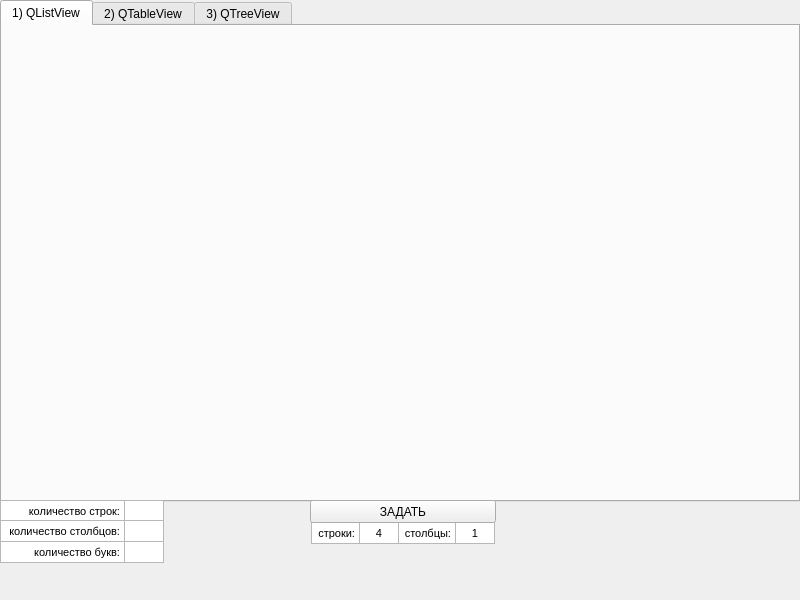
<?xml version="1.0" encoding="UTF-8"?>
<ui version="4.0">
 <class>MainWindow</class>
 <widget class="QMainWindow" name="MainWindow">
  <property name="geometry">
   <rect>
    <x>0</x>
    <y>0</y>
    <width>800</width>
    <height>600</height>
   </rect>
  </property>
  <property name="windowTitle">
   <string>MainWindow</string>
  </property>
  <widget class="QWidget" name="centralwidget">
   <widget class="QTabWidget" name="tabWidget">
    <property name="geometry">
     <rect>
      <x>0</x>
      <y>0</y>
      <width>800</width>
      <height>502</height>
     </rect>
    </property>
    <property name="currentIndex">
     <number>0</number>
    </property>
    <widget class="QWidget" name="tabWidgetPage1" native="true">
     <attribute name="title">
      <string>1) QListView</string>
     </attribute>
    </widget>
    <widget class="QWidget" name="tabWidgetPage2" native="true">
     <attribute name="title">
      <string>2) QTableView</string>
     </attribute>
    </widget>
    <widget class="QWidget" name="tabWidgetPage3">
     <attribute name="title">
      <string>3) QTreeView</string>
     </attribute>
    </widget>
   </widget>
   <widget class="QTextBrowser" name="textBrowser_3">
    <property name="geometry">
     <rect>
      <x>124</x>
      <y>520</y>
      <width>40</width>
      <height>22</height>
     </rect>
    </property>
    <property name="verticalScrollBarPolicy">
     <enum>Qt::ScrollBarAlwaysOff</enum>
    </property>
    <property name="horizontalScrollBarPolicy">
     <enum>Qt::ScrollBarAlwaysOff</enum>
    </property>
   </widget>
   <widget class="QTextBrowser" name="textBrowser_7">
    <property name="geometry">
     <rect>
      <x>124</x>
      <y>541</y>
      <width>40</width>
      <height>22</height>
     </rect>
    </property>
    <property name="verticalScrollBarPolicy">
     <enum>Qt::ScrollBarAlwaysOff</enum>
    </property>
    <property name="horizontalScrollBarPolicy">
     <enum>Qt::ScrollBarAlwaysOff</enum>
    </property>
   </widget>
   <widget class="QTextBrowser" name="textBrowser_4">
    <property name="geometry">
     <rect>
      <x>124</x>
      <y>500</y>
      <width>40</width>
      <height>21</height>
     </rect>
    </property>
    <property name="verticalScrollBarPolicy">
     <enum>Qt::ScrollBarAlwaysOff</enum>
    </property>
    <property name="horizontalScrollBarPolicy">
     <enum>Qt::ScrollBarAlwaysOff</enum>
    </property>
   </widget>
   <widget class="QTextBrowser" name="textBrowser">
    <property name="geometry">
     <rect>
      <x>0</x>
      <y>500</y>
      <width>125</width>
      <height>22</height>
     </rect>
    </property>
    <property name="font">
     <font>
      <pointsize>12</pointsize>
      <weight>75</weight>
      <bold>true</bold>
     </font>
    </property>
    <property name="layoutDirection">
     <enum>Qt::LeftToRight</enum>
    </property>
    <property name="verticalScrollBarPolicy">
     <enum>Qt::ScrollBarAlwaysOff</enum>
    </property>
    <property name="horizontalScrollBarPolicy">
     <enum>Qt::ScrollBarAlwaysOff</enum>
    </property>
    <property name="html">
     <string>&lt;!DOCTYPE HTML PUBLIC &quot;-//W3C//DTD HTML 4.0//EN&quot; &quot;http://www.w3.org/TR/REC-html40/strict.dtd&quot;&gt;
&lt;html&gt;&lt;head&gt;&lt;meta name=&quot;qrichtext&quot; content=&quot;1&quot; /&gt;&lt;style type=&quot;text/css&quot;&gt;
p, li { white-space: pre-wrap; }
&lt;/style&gt;&lt;/head&gt;&lt;body style=&quot; font-family:'MS Shell Dlg 2'; font-size:12pt; font-weight:600; font-style:normal;&quot;&gt;
&lt;p align=&quot;right&quot; style=&quot; margin-top:0px; margin-bottom:0px; margin-left:0px; margin-right:0px; -qt-block-indent:0; text-indent:0px;&quot;&gt;&lt;span style=&quot; font-size:8.25pt; font-weight:400;&quot;&gt;количество строк:&lt;/span&gt;&lt;/p&gt;&lt;/body&gt;&lt;/html&gt;</string>
    </property>
   </widget>
   <widget class="QTextBrowser" name="textBrowser_6">
    <property name="geometry">
     <rect>
      <x>0</x>
      <y>541</y>
      <width>125</width>
      <height>22</height>
     </rect>
    </property>
    <property name="font">
     <font>
      <pointsize>12</pointsize>
      <weight>75</weight>
      <bold>true</bold>
     </font>
    </property>
    <property name="verticalScrollBarPolicy">
     <enum>Qt::ScrollBarAlwaysOff</enum>
    </property>
    <property name="horizontalScrollBarPolicy">
     <enum>Qt::ScrollBarAlwaysOff</enum>
    </property>
    <property name="html">
     <string>&lt;!DOCTYPE HTML PUBLIC &quot;-//W3C//DTD HTML 4.0//EN&quot; &quot;http://www.w3.org/TR/REC-html40/strict.dtd&quot;&gt;
&lt;html&gt;&lt;head&gt;&lt;meta name=&quot;qrichtext&quot; content=&quot;1&quot; /&gt;&lt;style type=&quot;text/css&quot;&gt;
p, li { white-space: pre-wrap; }
&lt;/style&gt;&lt;/head&gt;&lt;body style=&quot; font-family:'MS Shell Dlg 2'; font-size:12pt; font-weight:600; font-style:normal;&quot;&gt;
&lt;p align=&quot;right&quot; style=&quot; margin-top:0px; margin-bottom:0px; margin-left:0px; margin-right:0px; -qt-block-indent:0; text-indent:0px;&quot;&gt;&lt;span style=&quot; font-size:8.25pt; font-weight:400;&quot;&gt;количество букв:&lt;/span&gt;&lt;/p&gt;&lt;/body&gt;&lt;/html&gt;</string>
    </property>
   </widget>
   <widget class="QTextBrowser" name="textBrowser_2">
    <property name="geometry">
     <rect>
      <x>0</x>
      <y>520</y>
      <width>125</width>
      <height>22</height>
     </rect>
    </property>
    <property name="font">
     <font>
      <pointsize>12</pointsize>
      <weight>75</weight>
      <bold>true</bold>
     </font>
    </property>
    <property name="verticalScrollBarPolicy">
     <enum>Qt::ScrollBarAlwaysOff</enum>
    </property>
    <property name="horizontalScrollBarPolicy">
     <enum>Qt::ScrollBarAlwaysOff</enum>
    </property>
    <property name="html">
     <string>&lt;!DOCTYPE HTML PUBLIC &quot;-//W3C//DTD HTML 4.0//EN&quot; &quot;http://www.w3.org/TR/REC-html40/strict.dtd&quot;&gt;
&lt;html&gt;&lt;head&gt;&lt;meta name=&quot;qrichtext&quot; content=&quot;1&quot; /&gt;&lt;style type=&quot;text/css&quot;&gt;
p, li { white-space: pre-wrap; }
&lt;/style&gt;&lt;/head&gt;&lt;body style=&quot; font-family:'MS Shell Dlg 2'; font-size:12pt; font-weight:600; font-style:normal;&quot;&gt;
&lt;p align=&quot;right&quot; style=&quot; margin-top:0px; margin-bottom:0px; margin-left:0px; margin-right:0px; -qt-block-indent:0; text-indent:0px;&quot;&gt;&lt;span style=&quot; font-size:8.25pt; font-weight:400;&quot;&gt;количество столбцов:&lt;/span&gt;&lt;/p&gt;&lt;/body&gt;&lt;/html&gt;</string>
    </property>
   </widget>
   <widget class="QTextEdit" name="textEdit_5">
    <property name="geometry">
     <rect>
      <x>359</x>
      <y>522</y>
      <width>40</width>
      <height>22</height>
     </rect>
    </property>
    <property name="verticalScrollBarPolicy">
     <enum>Qt::ScrollBarAlwaysOff</enum>
    </property>
    <property name="horizontalScrollBarPolicy">
     <enum>Qt::ScrollBarAlwaysOff</enum>
    </property>
    <property name="html">
     <string>&lt;!DOCTYPE HTML PUBLIC &quot;-//W3C//DTD HTML 4.0//EN&quot; &quot;http://www.w3.org/TR/REC-html40/strict.dtd&quot;&gt;
&lt;html&gt;&lt;head&gt;&lt;meta name=&quot;qrichtext&quot; content=&quot;1&quot; /&gt;&lt;style type=&quot;text/css&quot;&gt;
p, li { white-space: pre-wrap; }
&lt;/style&gt;&lt;/head&gt;&lt;body style=&quot; font-family:'MS Shell Dlg 2'; font-size:8.25pt; font-weight:400; font-style:normal;&quot;&gt;
&lt;p align=&quot;center&quot; style=&quot; margin-top:0px; margin-bottom:0px; margin-left:0px; margin-right:0px; -qt-block-indent:0; text-indent:0px;&quot;&gt;4&lt;/p&gt;&lt;/body&gt;&lt;/html&gt;</string>
    </property>
   </widget>
   <widget class="QTextEdit" name="textEdit_8">
    <property name="geometry">
     <rect>
      <x>455</x>
      <y>522</y>
      <width>40</width>
      <height>22</height>
     </rect>
    </property>
    <property name="verticalScrollBarPolicy">
     <enum>Qt::ScrollBarAlwaysOff</enum>
    </property>
    <property name="horizontalScrollBarPolicy">
     <enum>Qt::ScrollBarAlwaysOff</enum>
    </property>
    <property name="html">
     <string>&lt;!DOCTYPE HTML PUBLIC &quot;-//W3C//DTD HTML 4.0//EN&quot; &quot;http://www.w3.org/TR/REC-html40/strict.dtd&quot;&gt;
&lt;html&gt;&lt;head&gt;&lt;meta name=&quot;qrichtext&quot; content=&quot;1&quot; /&gt;&lt;style type=&quot;text/css&quot;&gt;
p, li { white-space: pre-wrap; }
&lt;/style&gt;&lt;/head&gt;&lt;body style=&quot; font-family:'MS Shell Dlg 2'; font-size:8.25pt; font-weight:400; font-style:normal;&quot;&gt;
&lt;p align=&quot;center&quot; style=&quot; margin-top:0px; margin-bottom:0px; margin-left:0px; margin-right:0px; -qt-block-indent:0; text-indent:0px;&quot;&gt;1&lt;/p&gt;&lt;/body&gt;&lt;/html&gt;</string>
    </property>
   </widget>
   <widget class="QTextBrowser" name="textBrowser_9">
    <property name="geometry">
     <rect>
      <x>311</x>
      <y>522</y>
      <width>49</width>
      <height>22</height>
     </rect>
    </property>
    <property name="font">
     <font>
      <pointsize>12</pointsize>
      <weight>75</weight>
      <bold>true</bold>
     </font>
    </property>
    <property name="layoutDirection">
     <enum>Qt::LeftToRight</enum>
    </property>
    <property name="verticalScrollBarPolicy">
     <enum>Qt::ScrollBarAlwaysOff</enum>
    </property>
    <property name="horizontalScrollBarPolicy">
     <enum>Qt::ScrollBarAlwaysOff</enum>
    </property>
    <property name="html">
     <string>&lt;!DOCTYPE HTML PUBLIC &quot;-//W3C//DTD HTML 4.0//EN&quot; &quot;http://www.w3.org/TR/REC-html40/strict.dtd&quot;&gt;
&lt;html&gt;&lt;head&gt;&lt;meta name=&quot;qrichtext&quot; content=&quot;1&quot; /&gt;&lt;style type=&quot;text/css&quot;&gt;
p, li { white-space: pre-wrap; }
&lt;/style&gt;&lt;/head&gt;&lt;body style=&quot; font-family:'MS Shell Dlg 2'; font-size:12pt; font-weight:600; font-style:normal;&quot;&gt;
&lt;p align=&quot;right&quot; style=&quot; margin-top:0px; margin-bottom:0px; margin-left:0px; margin-right:0px; -qt-block-indent:0; text-indent:0px;&quot;&gt;&lt;span style=&quot; font-size:8.25pt; font-weight:400;&quot;&gt;строки:&lt;/span&gt;&lt;/p&gt;&lt;/body&gt;&lt;/html&gt;</string>
    </property>
   </widget>
   <widget class="QTextBrowser" name="textBrowser_10">
    <property name="geometry">
     <rect>
      <x>398</x>
      <y>522</y>
      <width>58</width>
      <height>22</height>
     </rect>
    </property>
    <property name="font">
     <font>
      <pointsize>12</pointsize>
      <weight>75</weight>
      <bold>true</bold>
     </font>
    </property>
    <property name="layoutDirection">
     <enum>Qt::LeftToRight</enum>
    </property>
    <property name="verticalScrollBarPolicy">
     <enum>Qt::ScrollBarAlwaysOff</enum>
    </property>
    <property name="horizontalScrollBarPolicy">
     <enum>Qt::ScrollBarAlwaysOff</enum>
    </property>
    <property name="html">
     <string>&lt;!DOCTYPE HTML PUBLIC &quot;-//W3C//DTD HTML 4.0//EN&quot; &quot;http://www.w3.org/TR/REC-html40/strict.dtd&quot;&gt;
&lt;html&gt;&lt;head&gt;&lt;meta name=&quot;qrichtext&quot; content=&quot;1&quot; /&gt;&lt;style type=&quot;text/css&quot;&gt;
p, li { white-space: pre-wrap; }
&lt;/style&gt;&lt;/head&gt;&lt;body style=&quot; font-family:'MS Shell Dlg 2'; font-size:12pt; font-weight:600; font-style:normal;&quot;&gt;
&lt;p align=&quot;right&quot; style=&quot; margin-top:0px; margin-bottom:0px; margin-left:0px; margin-right:0px; -qt-block-indent:0; text-indent:0px;&quot;&gt;&lt;span style=&quot; font-size:8.25pt; font-weight:400;&quot;&gt;столбцы:&lt;/span&gt;&lt;/p&gt;&lt;/body&gt;&lt;/html&gt;</string>
    </property>
   </widget>
   <widget class="QPushButton" name="pushButton">
    <property name="geometry">
     <rect>
      <x>310</x>
      <y>500</y>
      <width>186</width>
      <height>23</height>
     </rect>
    </property>
    <property name="text">
     <string>ЗАДАТЬ</string>
    </property>
   </widget>
  </widget>
 </widget>
 <resources/>
 <connections/>
</ui>
